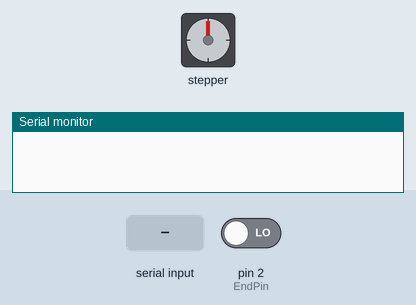
The sketch below on a simulated Arduino Uno, built with avr-gcc and run on an emulated ATmega328P. Shown: stepper motor, the last lines printed to the serial monitor. Wiring (inferred from the names in the program): stepper motor driver (200 steps per turn assumed): step pin 3; direction pin 4. The test bench sets the inputs (shaded band); at power-on: pin 2 (EndPin) LOW.

Above: at 1.2 s.
1.3 s: "R;" received over Serial
At 1.8 s:
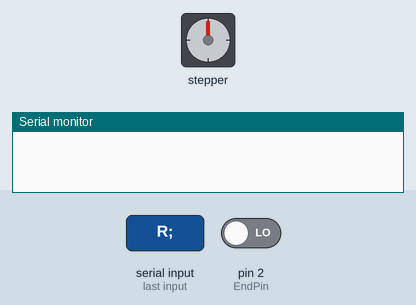
4.3 s: pin 2 (EndPin) driven HIGH
At 5.2 s:
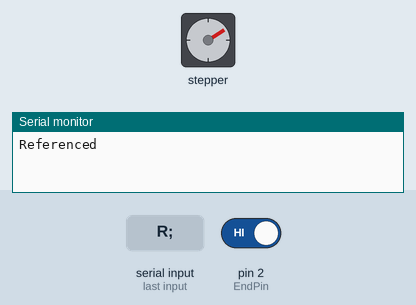
Timing chart, 0 to 7.3 s (numbered marks = the images above; inputs shaded):
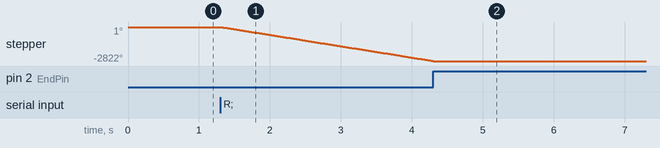

Measured:
- after the input at 1.3 s, stepper: keeps turning counter-clockwise at about 942°/s, starting at once

The sketch:

stepperMotor.ino
```cpp
  //Stepper Motor

//defines pin numbers
const int EndPin = 2;
const int stepPin = 3;
const int dirPin = 4;

String movement;
String steps;
int x;
String dir;
int d;
int SchalterZustand;
int pos;
int referenced;

void setup() {
  Serial.begin(9600);           // establish serial port

  pinMode(stepPin,OUTPUT);      // defines number of steps
  pinMode(dirPin, OUTPUT);      // defines direction of movement
  pinMode(EndPin, INPUT);       // end switch condition
  referenced = 0;
}

void loop() {

  if(Serial.available()>0) {        // if there is data to read
    // get type of movement
    movement=Serial.readStringUntil(';');
    if (movement.equals("R")){
      doRefRun();
      referenced = 1;
      pos = 0 ;
      Serial.println("Referenced");
    }
    else if (movement.equals("M") && referenced==1){
      // get number of steps
      steps = Serial.readStringUntil(';');
      x = steps.toInt();

      // get direction
      dir = Serial.readStringUntil(';');
      d = dir.toInt();
      if( d == -1){
        digitalWrite(dirPin,LOW);
      }
      else if( d == 1){
        digitalWrite(dirPin,HIGH);
      }

      // movement inside for-loop
      for(int y = 0; y < x; y++){
        SchalterZustand = digitalRead(EndPin);
        if  (SchalterZustand==1 && d==-1){
          Serial.println("LowEndSwitch");
          break;
        }
        else if (pos==29000 && d==1){
          Serial.println("highEnd");
          break;
        }
        moveStep();
        pos = pos + d;
        if (y%10==0 && Serial.availableForWrite()>0){
          Serial.println("s");
        }
      }
      Serial.println(pos);
    }
    else if (movement.equals("M") && referenced==0){
      Serial.println("NotYetRef");
    }
    else {
      Serial.println("BadCmd");
    }
  }
}

void moveStep() {
    digitalWrite(stepPin,HIGH);
    delayMicroseconds(950);
    digitalWrite(stepPin,LOW);
    delayMicroseconds(950);
}

void doRefRun() {
  SchalterZustand = digitalRead(EndPin);

  if (SchalterZustand == 1){
    delay(50);
  }
  else if (SchalterZustand == 0){
    digitalWrite(dirPin,LOW);

    do{
      moveStep();
      SchalterZustand=digitalRead(EndPin);
    } while (SchalterZustand == 0);
  }
}
```
